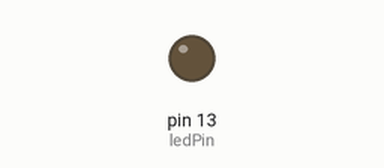
Simulated run of this sketch. Board: Arduino Uno, built with avr-gcc and run on an emulated ATmega328P. Shown: output pins drawn as LEDs (lit = HIGH). What the sketch prints to the serial monitor is not drawn.

Above: at 0.2 s.
At 39.85 s:
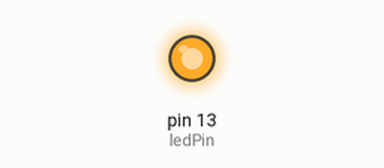
Timing chart, 0 to 40.0 s (numbered marks = the images above):
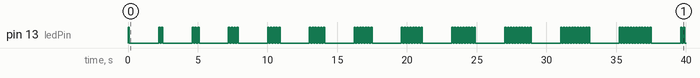

The sketch:

blinkLed.ino
```cpp
int ledPin = 13;
int blinkInterval = 100;
int blinkCountLimit = 1;

void setup() {
  Serial.begin(9600);
  pinMode(ledPin, OUTPUT);
}

void loop() {
  blinkLed();
  delay(2000);

}

void blinkLed() {
  Serial.print("blinking started.....");
  for(int blinkCount = 1; blinkCount <= blinkCountLimit; blinkCount++) {
    digitalWrite(ledPin, HIGH);
    delay(blinkInterval);
    digitalWrite(ledPin, LOW);
    delay(blinkInterval);
  }
  Serial.print("blinking stopped");
  Serial.print(" (");
  Serial.print(blinkCountLimit);
  Serial.println(")");
  blinkCountLimit++;
}
```

Measured:
- by itself, pin 13 (ledPin): LOW → HIGH at 0.00 s, → LOW 0.10 s later, → HIGH 2.1 s later, → LOW 0.10 s later, … (160 changes in this stretch)
